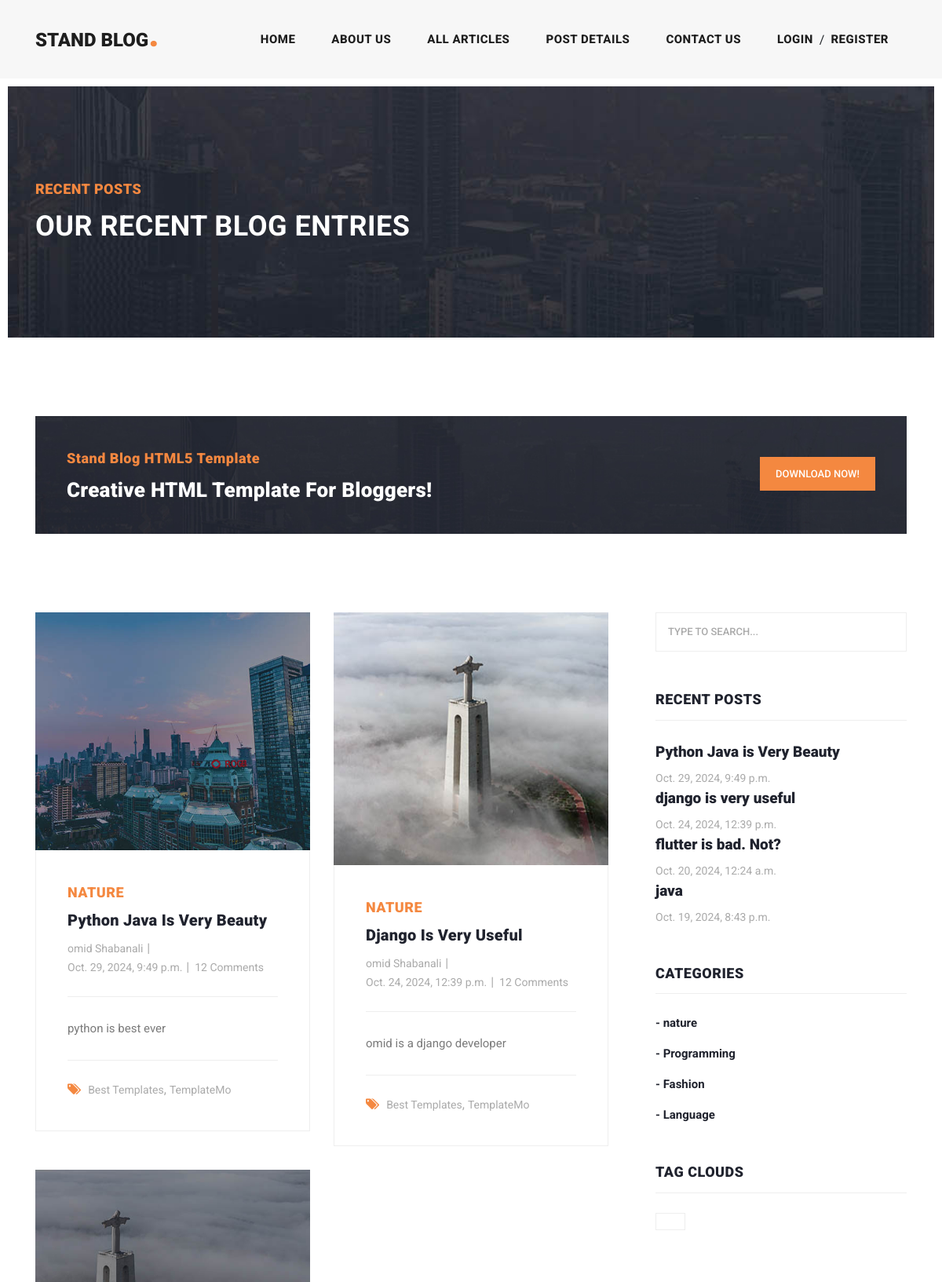
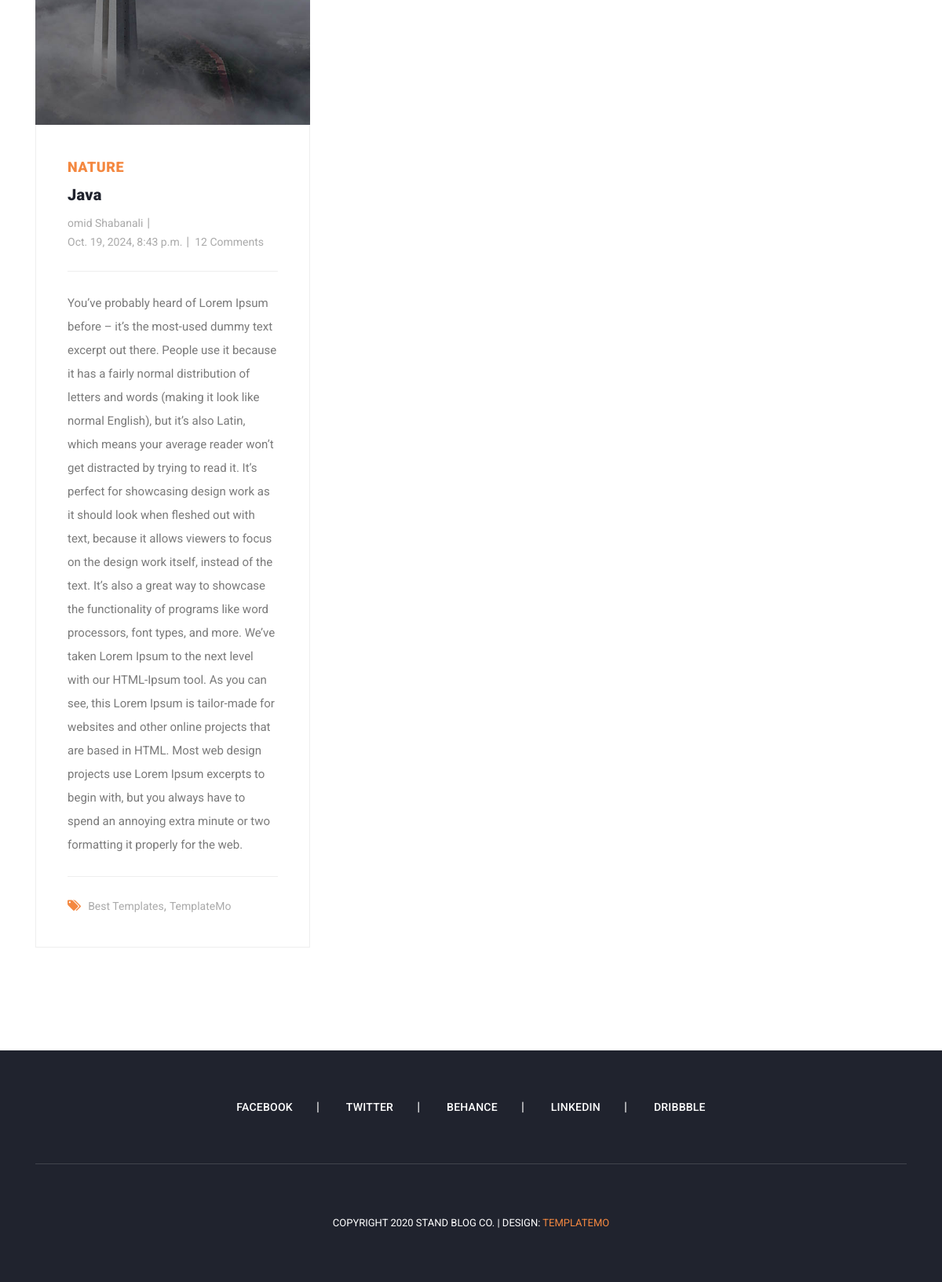
Page /articles/category/1 on the committed database (2 pictures, top to bottom).
### blog/models.py (models this page shows, shortened)
class Article(models.Model):
    CHOICES = (
        ('A', 'پایتون'),
        ('B', 'جنگو')
    )
    author = models.ForeignKey(User, on_delete=models.CASCADE, related_name='articles')
    category = models.ManyToManyField(Category, related_name='articles')
    title = models.CharField(max_length=70)
    body = models.TextField()
    image = models.ImageField(upload_to='images/articles')
    created = models.DateTimeField(auto_now_add=True)
    updated = models.DateTimeField(auto_now=True)
    myfile = models.FileField(upload_to='test', null=True)
    status = models.BooleanField(default=True)
    published = models.BooleanField(default=True)
    objects = models.Manager()
    custom_manager = ArticleManager()
    slug = models.SlugField(blank=True, unique=True)
    class Meta:
        ordering = ('-created',)

class Category(models.Model):
    title = models.CharField(max_length=100)
    created = models.DateTimeField(auto_now_add=True)
    def __str__(self):
        return self.title

### blog/views.py (the view)
# urls.py: path('category/<int:pk>', views.category_detail, name='category_detail'),
def category_detail(request, pk=None):
    category = get_object_or_404(Category, id=pk)
    articles = category.articles.all()
    return render(request, "blog/articles_list.html", {'articles': articles})

### context_processors/context_processors.py (called while the page is built)
def recent_articles(request):
    recent_articles = Article.objects.order_by('-created')
    categories = Category.objects.all()
    return {'recent_articles': recent_articles, 'categories':categories}

### blog/templates/blog/articles_list.html (shortened to what this page needs)
{% extends 'base.html' %}
{% load static %}
{% block content %}
    <div class="heading-page header-text">
        <section class="page-heading">
            <div class="container">
                <div class="row">
                    <div class="col-lg-12">
                        <div class="text-content">
                            <h4>Recent Posts</h4>
                            <h2>Our Recent Blog Entries</h2>
                        </div>
                    </div>
                </div>
            </div>
        </section>
    </div>
    <section class="call-to-action">
        <div class="container">
            <div class="row">
                <div class="col-lg-12">
                    <div class="main-content">
                        <div class="row">
                            <div class="col-lg-8">
                                <span>Stand Blog HTML5 Template</span>
                                <h4>Creative HTML Template For Bloggers!</h4>
                            </div>
                            <div class="col-lg-4">
                                <div class="main-button">
                                    <a href="https://templatemo.com/tm-551-stand-blog" target="_parent">Download
                                        Now!</a>
                                </div>
                            </div>
                        </div>
                    </div>
                </div>
            </div>
        </div>
    </section>
    <section class="blog-posts grid-system">
        <div class="container">
            <div class="row">
                <div class="col-lg-8">
                    <div class="all-blog-posts">
                        <div class="row">
                            {% for article in articles %}
                                <div class="col-lg-6">
                                    <div class="blog-post">
                                        <div class="blog-thumb">
                                            <img src="{{ article.image.url }}" alt="">
                                        </div>
                                        <div class="down-content">
                                            <span>{{ article.category.all.first }}</span>
                                            <a href="post-details.html"><h4>{{ article.title }}</h4></a>
                                            <ul class="post-info">
                                                <li><a href="#">{{ article.author.get_full_name }}</a></li>
                                                <li><a href="#">{{ article.created }}</a></li>
                                                <li><a href="#">12 Comments</a></li>
                                            </ul>
                                            <p>{{ article.body }}</p>
                                            <div class="post-options">
                                                <div class="row">
                                                    <div class="col-lg-12">
                                                        <ul class="post-tags">
                                                            <li><i class="fa fa-tags"></i></li>
                                                            <li><a href="#">Best Templates</a>,</li>
                                                            <li><a href="#">TemplateMo</a></li>
                                                        </ul>
                                                    </div>
                                                </div>
                                            </div>
                                        </div>
                                    </div>
                                </div>
                            {% endfor %}
                            <div class="col-lg-12">
                            </div>
                        </div>
                    </div>
                </div>
                {% include "includes/sidebar.html" %}
            </div>
        </div>
    </section>
{% endblock %}

### templates/includes/sidebar.html
<div class="col-lg-4">
    <div class="sidebar">
        <div class="row">
            <div class="col-lg-12">
                <div class="sidebar-item search">
                    <form id="search_form" name="gs" method="GET" action="{% url "blog:search_articles" %}">
                        <input type="text" name="q" class="searchText" placeholder="type to search..."
                               autocomplete="on">
                    </form>
                </div>
            </div>
            <div class="col-lg-12">
                <div class="sidebar-item recent-posts">
                    <div class="sidebar-heading">
                        <h2>Recent Posts</h2>
                    </div>
                    <div class="content">
                        <ul>
                            <li><a href="post-details.html">
                                   {% for article in recent_articles %}
                                        <h5>{{ article.title }}</h5>
                                        <span>{{ article.created }}</span>
                                   {% endfor %}
                            </a></li>
                        </ul>
                    </div>
                </div>
            </div>
            <div class="col-lg-12">
                <div class="sidebar-item categories">
                    <div class="sidebar-heading">
                        <h2>Categories</h2>
                    </div>
                    <div class="content">
                        <ul>
                            {% for cat in categories %}
                                <li><a href="{% url "blog:category_detail" cat.id %}">- {{ cat.title }}</a></li>
                            {% endfor %}
                        </ul>
                    </div>
                </div>
            </div>
            <div class="col-lg-12">
                <div class="sidebar-item tags">
                    <div class="sidebar-heading">
                        <h2>Tag Clouds</h2>
                    </div>
                    <div class="content">
                        <ul>
                            <li><a href="#">{{ name }}</a></li>
                        </ul>
                    </div>
                </div>
            </div>
        </div>
    </div>
</div>

### rows in the picture
Article: image (picture), category.all.first "NATURE", title "Python Java Is Very Beauty", author.get_full_name "omid Shabanali", created "Oct. 29, 2024, 9:49 p.m.", body "python is best ever", title "Python Java is Very Beauty"
Article: image (picture), category.all.first "NATURE", title "Django Is Very Useful", author.get_full_name "omid Shabanali", created "Oct. 24, 2024, 12:39 p.m.", body "omid is a django developer", title "django is very useful"
Article: image (picture), category.all.first "NATURE", title "Java", author.get_full_name "omid Shabanali", created "Oct. 19, 2024, 8:43 p.m.", body "You’ve probably heard of Lorem Ipsum before – it’s the most-used dummy text excerpt out there. People use it because it has a fairly normal distribution of letters and words (making it look like normal English), but it’s also Latin, which means your average reader won’t get distracted by trying to read it. It’s perfect for showcasing design work as it should look when fleshed out with text, because it allows viewers to focus on the design work itself, instead of the text. It’s also a great way to showcase the functionality of programs like word processors, font types, and more. We’ve taken Lorem Ipsum to the next level with our HTML-Ipsum tool. As you can see, this Lorem Ipsum is…", title "java"
Article: title "flutter is bad. Not?", created "Oct. 20, 2024, 12:24 a.m."
Category: title "nature"
Category: title "Programming"
Category: title "Fashion"
Category: title "Language"
